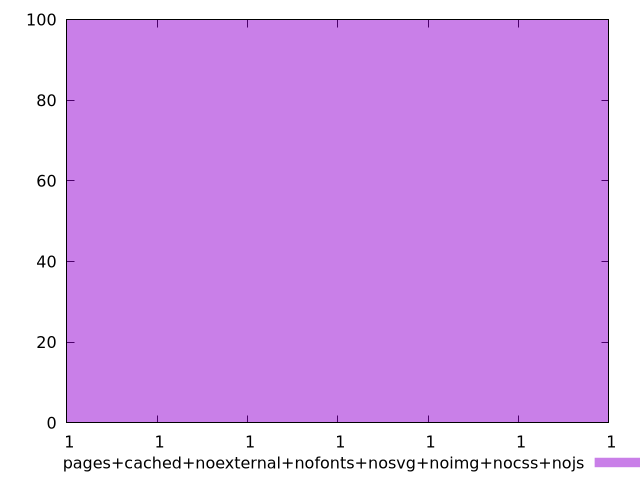

Recreate this plot in gnuplot.
$_pagesCachedNoexternalNofontsNosvgNoimgNocssNojs <<EOF
0.9999999641342968 100
EOF
set key outside below
set terminal pngcairo
set output "report_00005_2020-11-02T22-26-11.212Z/max-potential-fid/pages+cached+noexternal+nofonts+nosvg+noimg+nocss+nojs//hist.png"
set yrange [0:100]
set boxwidth 1.383379926633412e-15
set style fill transparent solid 0.5 noborder
plot $_pagesCachedNoexternalNofontsNosvgNoimgNocssNojs title "pages+cached+noexternal+nofonts+nosvg+noimg+nocss+nojs" with boxes ,
